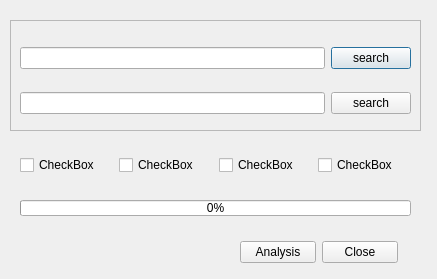
<?xml version="1.0" encoding="UTF-8"?>
<ui version="4.0">
 <class>ObsDialog</class>
 <widget class="QDialog" name="ObsDialog">
  <property name="geometry">
   <rect>
    <x>0</x>
    <y>0</y>
    <width>437</width>
    <height>279</height>
   </rect>
  </property>
  <property name="windowTitle">
   <string>Dialog</string>
  </property>
  <widget class="QFrame" name="ObsData">
   <property name="geometry">
    <rect>
     <x>10</x>
     <y>20</y>
     <width>411</width>
     <height>111</height>
    </rect>
   </property>
   <property name="frameShape">
    <enum>QFrame::StyledPanel</enum>
   </property>
   <property name="frameShadow">
    <enum>QFrame::Raised</enum>
   </property>
   <widget class="QWidget" name="">
    <property name="geometry">
     <rect>
      <x>10</x>
      <y>10</y>
      <width>391</width>
      <height>101</height>
     </rect>
    </property>
    <layout class="QVBoxLayout" name="verticalLayout">
     <item>
      <layout class="QHBoxLayout" name="horizontalLayout">
       <item>
        <widget class="QLineEdit" name="datafilefirst"/>
       </item>
       <item>
        <widget class="QPushButton" name="search1">
         <property name="text">
          <string>search</string>
         </property>
        </widget>
       </item>
      </layout>
     </item>
     <item>
      <layout class="QHBoxLayout" name="horizontalLayout_2">
       <item>
        <widget class="QLineEdit" name="datafilesecond"/>
       </item>
       <item>
        <widget class="QPushButton" name="search2">
         <property name="text">
          <string>search</string>
         </property>
        </widget>
       </item>
      </layout>
     </item>
    </layout>
   </widget>
  </widget>
  <widget class="QProgressBar" name="progressBar">
   <property name="geometry">
    <rect>
     <x>20</x>
     <y>200</y>
     <width>391</width>
     <height>16</height>
    </rect>
   </property>
   <property name="value">
    <number>0</number>
   </property>
  </widget>
  <widget class="QWidget" name="">
   <property name="geometry">
    <rect>
     <x>20</x>
     <y>150</y>
     <width>391</width>
     <height>31</height>
    </rect>
   </property>
   <layout class="QHBoxLayout" name="horizontalLayout_3">
    <item>
     <widget class="QCheckBox" name="checkBox">
      <property name="text">
       <string>CheckBox</string>
      </property>
     </widget>
    </item>
    <item>
     <widget class="QCheckBox" name="checkBox_2">
      <property name="text">
       <string>CheckBox</string>
      </property>
     </widget>
    </item>
    <item>
     <widget class="QCheckBox" name="checkBox_3">
      <property name="text">
       <string>CheckBox</string>
      </property>
     </widget>
    </item>
    <item>
     <widget class="QCheckBox" name="checkBox_4">
      <property name="text">
       <string>CheckBox</string>
      </property>
     </widget>
    </item>
   </layout>
  </widget>
  <widget class="QWidget" name="">
   <property name="geometry">
    <rect>
     <x>240</x>
     <y>240</y>
     <width>158</width>
     <height>25</height>
    </rect>
   </property>
   <layout class="QHBoxLayout" name="horizontalLayout_4">
    <item>
     <widget class="QPushButton" name="analysisButton">
      <property name="text">
       <string>Analysis</string>
      </property>
     </widget>
    </item>
    <item>
     <widget class="QDialogButtonBox" name="buttonBox">
      <property name="orientation">
       <enum>Qt::Horizontal</enum>
      </property>
      <property name="standardButtons">
       <set>QDialogButtonBox::Close</set>
      </property>
     </widget>
    </item>
   </layout>
  </widget>
 </widget>
 <resources/>
 <connections>
  <connection>
   <sender>buttonBox</sender>
   <signal>rejected()</signal>
   <receiver>ObsDialog</receiver>
   <slot>reject()</slot>
   <hints>
    <hint type="sourcelabel">
     <x>316</x>
     <y>260</y>
    </hint>
    <hint type="destinationlabel">
     <x>286</x>
     <y>274</y>
    </hint>
   </hints>
  </connection>
 </connections>
</ui>
